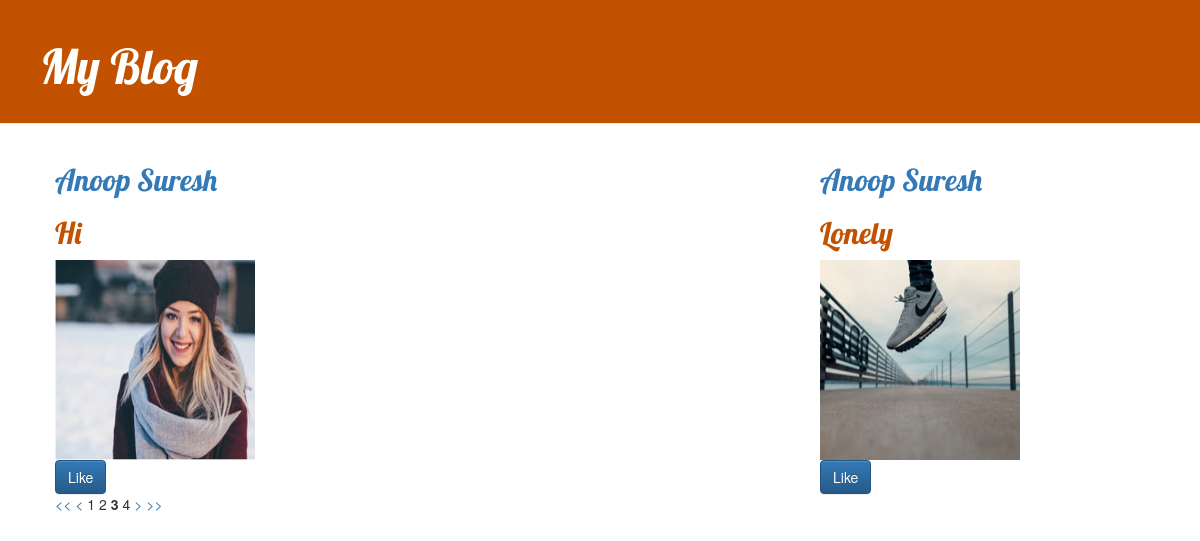
The app's page /newsfeed?page=3 with its own data.
### home/models.py (models this page shows, shortened)
class ImagePost(models.Model):
    author = models.ForeignKey(settings.AUTH_USER_MODEL, on_delete=models.CASCADE)
    title = models.TextField()
    cover = models.FileField(blank=True, upload_to='media/images/')
    timestamp=models.DateTimeField(auto_now_add=True)
    likes = models.ManyToManyField(User, related_name='likes', blank=True)

class Profile(models.Model):
    user = models.OneToOneField(User, on_delete=models.CASCADE)
    name= models.CharField(max_length=250,blank=True)
    email=models.EmailField(blank=True)
    phone = models.IntegerField(default=0,null=True)
    image = models.FileField(blank=True, upload_to='media/images/')
    friends = models.ManyToManyField("Profile", blank=True)

### home/views.py (the view)
# urls.py: path('newsfeed', views.newsfeed, name='newsfeed'),
def newsfeed(request):
    image=ImagePost.objects.all().order_by('timestamp')
    paginator=Paginator(image,2)
    page=request.GET.get('page')
    image=paginator.get_page(page)
    context={'image':image}
    return render(request, 'Newsfeed.html', context)

### home/templates/Newsfeed.html (shortened to what this page needs)
{% extends 'base.html' %}
{% block content %}
     {% for image in image %}
        <h2><a href="{% url 'list' pk=image.author.profile.pk %}">{{ image.author.profile.name }}</a></h2>
    <h2>{{ image.title }}</h2>
    {% if image.cover %}
    <img src="{{ image.cover.url}}" alt="{{ image.title }}" width="200px" height="200px">
    {% endif %}
<br>
            <button type="submit" class="btn btn-primary" name="post_id" value="{{image.id}}">Like</button></div>
    {% endfor %}
<div>
    {% if image.has_previous %}
    <a href="?page=1"><<</a>
    <a href="?page={{ image.previous_page_number }}"><</a>
    {% endif %}
{% for num in image.paginator.page_range %}
    {% if image.number == num %}
    <strong>{{ num }}</strong>
    {% else %}
    {{ num }}
    {% endif %}
{% endfor %}
     {% if image.has_next %}
    <a href="?page={{ image.next_page_number }}">></a>
    <a href="?page={{ image.paginator.num_pages }}">>></a>
    {% endif %}
</div>
    {% endblock %}

### home/static/css/blog.css (style rules this page uses)
h1,h2 { color:#C25100; font-family: 'Lobster'; }
h1, h2, h3, h4 { font-family: 'Lobster', cursive; }

### records on screen
ImagePost: author.profile.name "Anoop Suresh", title "Hi", cover (picture), {{ image.id }} 5 (drawn)
ImagePost: author.profile.name "Anoop Suresh", title "Lonely", cover (picture), {{ image.id }} 6 (drawn)

### other values on screen
{{ num }} "1" "2" "4"
{{ num }} "3"
